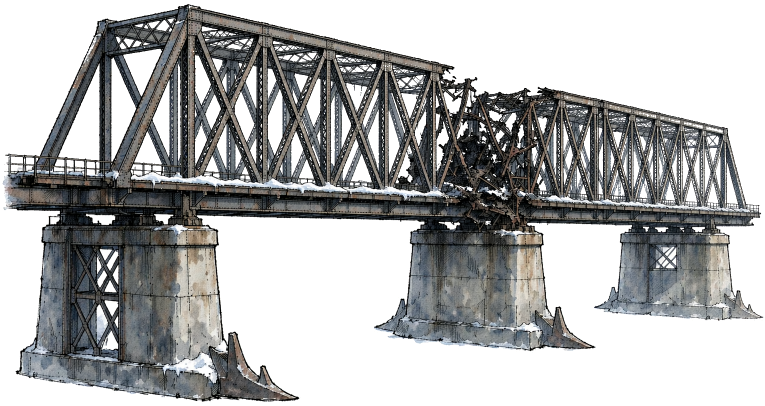
#> input picture assets/art/props/bridge.png, 1530 x 812 px, found by its file name (shown at 1/2 size)
$ python fix_enclosed_paper.py
#> lines starting #> are read from the running program, lines starting #| are printed output that depends on the picture; after the words box and inside, x2 and y2 are one past the last pixel; in counts of white or black regions, pixels touching at a corner belong together
# -*- coding: utf-8 -*-
"""v3.53 fix: clear the paper trapped INSIDE the closed truss frame of
bridge.png. The v3.52 border-connected flood fill could not reach lattice
cells enclosed by the chords, leaving an opaque paper backing behind the
truss (user screenshot 2026-10-31).

Method: enclosed paperish components (not border-connected, min channel
> 200) whose bounding box lies fully above row 425 are background pockets
between truss members / under the deck - clear them. Components lower than
that are the snow caps sitting on the pier tops - keep. Feather 1px.

Runs on the current aligned texture (no re-warp), writes a preview first.
"""
import numpy as np
from PIL import Image, ImageFilter
from collections import deque

SRC = "assets/art/props/bridge.png"
PREVIEW = "tools/bridge_restyle/previews/bridge_transparent_fixed.png"

a = np.array(Image.open(SRC))
#> a is the input picture: shape (812, 1530, 4); mean R, G, B, A 173.5, 174.3, 174.3, 125.9
alpha = a[..., 3].copy()
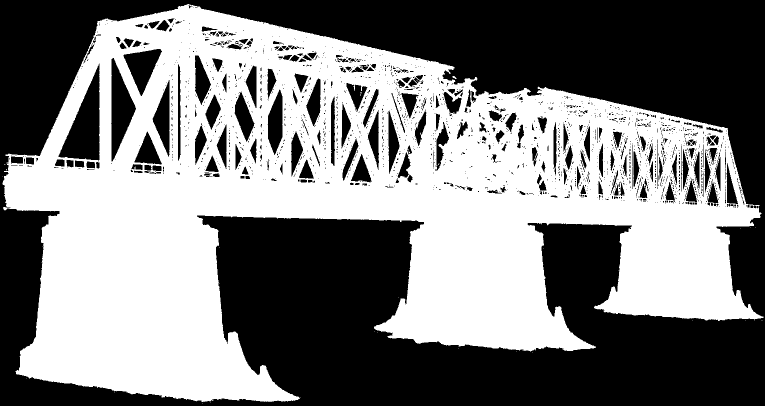
#> alpha: shape (812, 1530) (shown at 1/2 size); 49.4% white; 36 white regions (34 under 20 px), largest, box (x1, y1, x2, y2) and area: (5, 8, 1527, 804) 613503, (905, 152, 913, 158) 28
rgb = a[..., :3].astype(int)
mn = rgb.min(axis=2)
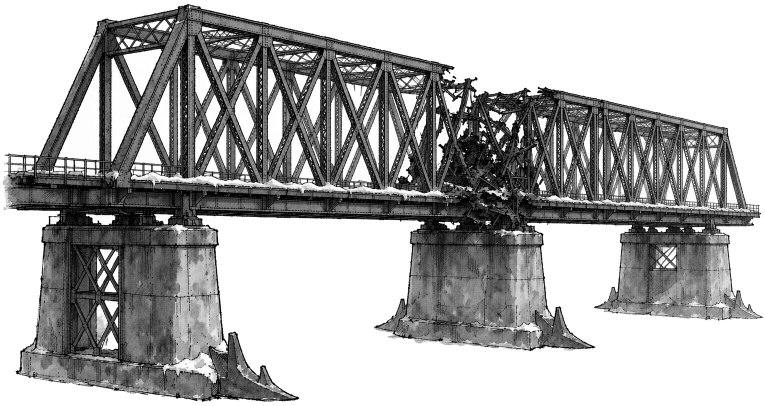
#> mn: shape (812, 1530) int64 (shown at 1/2 size); min 0, max 255, mean 171.4
paperish = (mn > 200) & (alpha > 128)
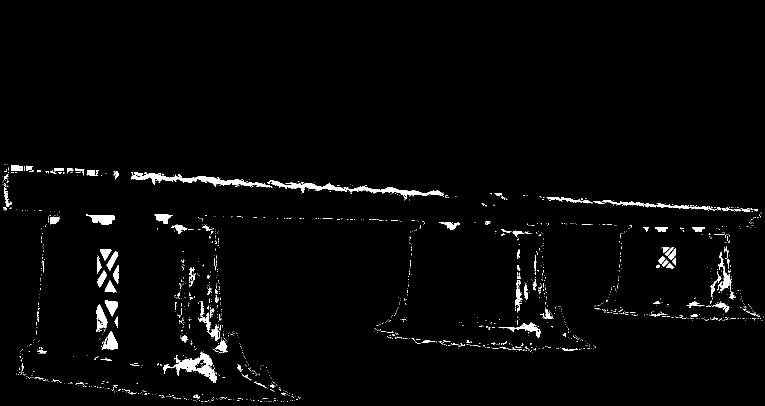
#> paperish: shape (812, 1530) bool (shown at 1/2 size); 2.1% white; 1476 white regions (1352 under 20 px), largest, box (x1, y1, x2, y2) and area: (262, 347, 545, 375) 2212, (326, 705, 434, 766) 1975, (687, 372, 888, 399) 1318
H, W = paperish.shape
#> H = 812; W = 1530

reach = np.zeros_like(paperish)
reach[0, :] = paperish[0, :]
#> reach: shape (812, 1530) bool; every value is 0
reach[-1, :] = paperish[-1, :]
reach[:, 0] = paperish[:, 0]
reach[:, -1] = paperish[:, -1]
while True:
    grow = reach.copy()
    grow[1:, :] |= reach[:-1, :]
    grow[:-1, :] |= reach[1:, :]
    grow[:, 1:] |= reach[:, :-1]
    grow[:, :-1] |= reach[:, 1:]
    grow &= paperish
    if (grow == reach).all():
        break
    reach = grow

enclosed = paperish & ~reach
lbl = np.zeros((H, W), dtype=bool)
cleared = 0
kept = 0
ys0, xs0 = np.where(enclosed)
for sy, sx in zip(ys0, xs0):
    if lbl[sy, sx]:
        continue
    q = deque([(sy, sx)])
    lbl[sy, sx] = True
    pix = []
    while q:
        y, x = q.popleft()
        pix.append((y, x))
        for dy, dx in ((1, 0), (-1, 0), (0, 1), (0, -1)):
            ny, nx = y + dy, x + dx
            if 0 <= ny < H and 0 <= nx < W and enclosed[ny, nx] and not lbl[ny, nx]:
                lbl[ny, nx] = True
                q.append((ny, nx))
    pa = np.array(pix)
    y1 = pa[:, 0].max()
    if y1 < 425:          # truss pocket / under-deck gap -> background
        alpha[pa[:, 0], pa[:, 1]] = 0
        cleared += len(pix)
    else:                 # low content (snow caps on piers) -> keep
        kept += len(pix)
#> this loop made 26273 passes
#> (sy, sx, pa, y1, cleared) on pass 1: (329, 9, [[329, 9], [329, 10]], 329, 2)
#> (sy, sx, y1, cleared) on passes 3, 4, 20, 44: (329, 14, 329, 3), (331, 22, 341, 241), (331, 53, 341, 329), (332, 49, 341, 339)
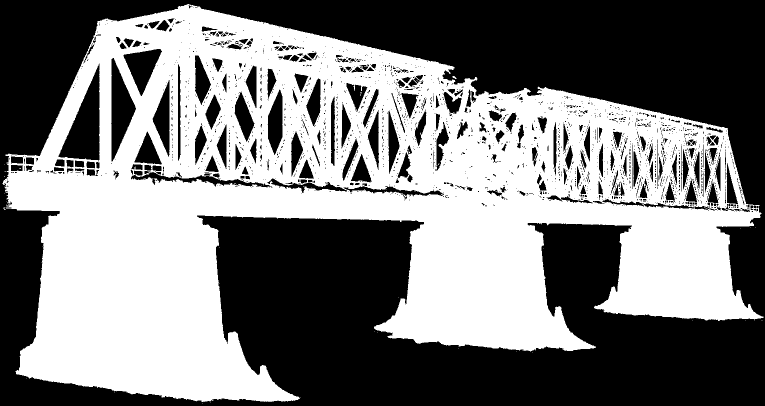
#> alpha: shape (812, 1530) (shown at 1/2 size); 48.7% white; 45 white regions (43 under 20 px), largest, box (x1, y1, x2, y2) and area: (5, 8, 1527, 804) 605187, (905, 152, 913, 158) 28
#> after the loop, cleared = 8293; kept = 17980

print(f"cleared {cleared} px, kept {kept} px")
#| cleared 8293 px, kept 17980 px
alpha_img = Image.fromarray(alpha, "L").filter(ImageFilter.GaussianBlur(1.0))
out = Image.open(SRC).convert("RGBA")
out.putalpha(alpha_img)
out.save(PREVIEW)
print("saved", PREVIEW)

$ run again, with assets/art/props/bunker_face.png copied over assets/art/props/bridge.png
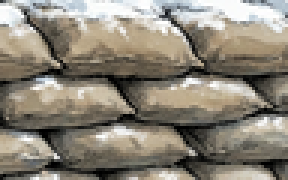
#> input picture assets/art/props/bunker_face.png, 96 x 60 px, found by its file name (shown 3 times larger)
#> a is the input picture: shape (60, 96, 4); mean R, G, B, A 139.7, 133.2, 120.7, 255
#> `paperish = (mn > 200) & (alpha > 128)`:
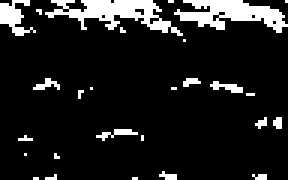
#> paperish: shape (60, 96) bool (shown 3 times larger); 11.7% white; 27 white regions (22 under 20 px), largest, box (x1, y1, x2, y2) and area: (15, 0, 61, 12) 233, (58, 0, 96, 11) 217, (0, 0, 12, 12) 70, (70, 27, 81, 31) 23, (32, 43, 46, 47) 23
#> enclosed: shape (60, 96) bool; 2.3% white in thin lines or dots, all inside (x1, y1, x2, y2) = (6, 3, 94, 59)
#> ys0 = 134 values from 3 to 58; xs0 = 134 values, max 93 at index 81, min 6 at index 122, mean 50.65
#> the loop `for sy, sx in zip(ys0, xs0):` made 134 passes
#> (sy, sx, pa, y1, cleared) on passes 1, 5, 59: (3, 12, [[3, 12], [3, 13], [4, 13]], 4, 3), (9, 40, [[9, 40], [10, 40], [10, 41]], 10, 7), (29, 57, [[29, 57], [29, 58]], 29, 72)
#> after the loop `for sy, sx in zip(ys0, xs0):`: cleared = 134; kept = 0
#| cleared 134 px, kept 0 px
#> `out.putalpha(alpha_img)`:
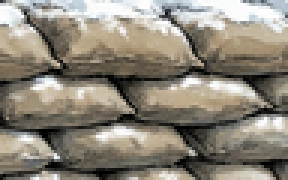
#> out: PIL image 96x60 RGBA (shown 3 times larger); mean R, G, B, A 139.7, 133.2, 120.7, 249; transparent parts drawn white

$ run again, with assets/art/props/crate.png copied over assets/art/props/bridge.png
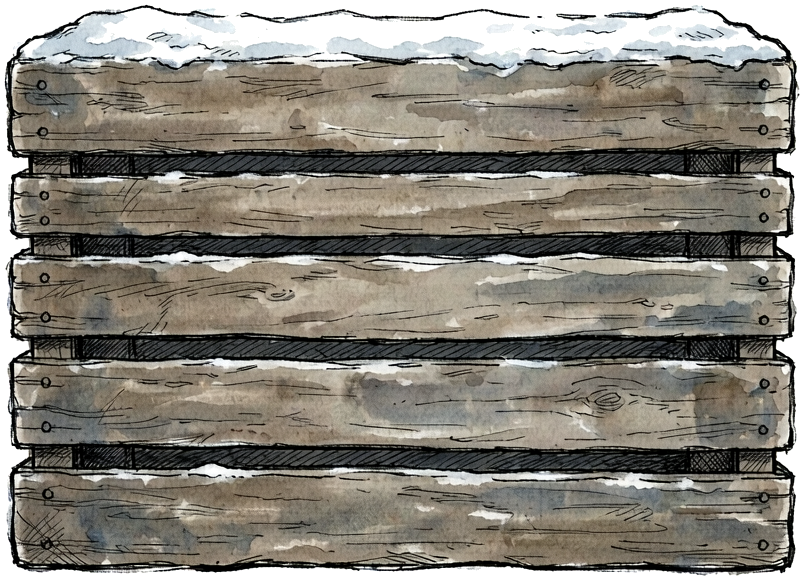
#> input picture assets/art/props/crate.png, 804 x 580 px, found by its file name
#> a is the input picture: shape (580, 804, 4); mean R, G, B, A 135.2, 131, 122.1, 228.9
#> paperish: shape (580, 804) bool; 5.1% white; 1244 white regions (1116 under 20 px), largest, box (x1, y1, x2, y2) and area: (326, 36, 535, 64) 2238, (396, 470, 575, 485) 1037, (523, 16, 627, 37) 883
#> reach: shape (580, 804) bool; every value is 0
#> the loop `for sy, sx in zip(ys0, xs0):` made 23794 passes
#> (sy, sx, pa, y1, cleared) on passes 2, 25, 41, 51, 53: (5, 141, [[5, 141], [5, 142]], 5, 3), (7, 679, [[7, 679], [8, 679], [7, 680]], 8, 71), (8, 144, [[8, 144], [8, 145]], 8, 76), (8, 481, [[8, 481], [8, 482]], 8, 150), (8, 667, [[8, 667], [8, 668]], 8, 152)
#> after the loop `for sy, sx in zip(ys0, xs0):`:
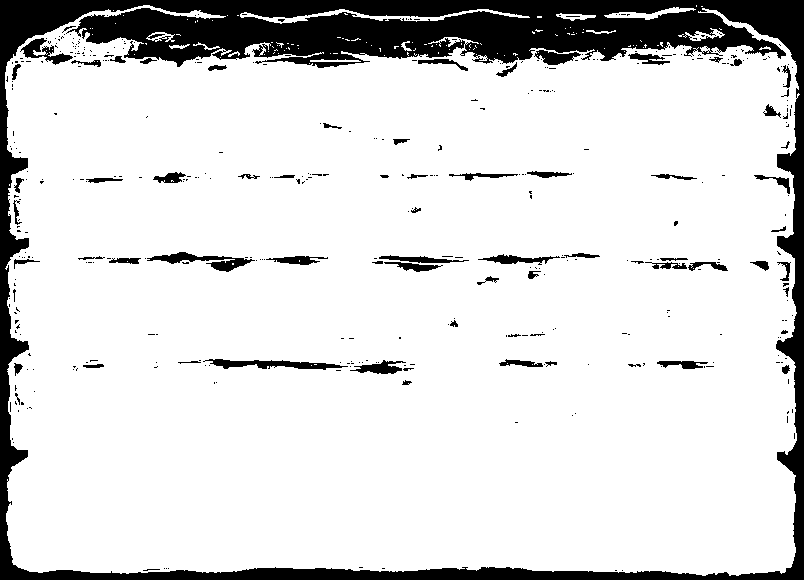
#> alpha: shape (580, 804); 85.6% white; 419 black regions (349 under 20 px), largest, box (x1, y1, x2, y2) and area: (0, 0, 804, 580) 57308, (203, 359, 348, 370) 766, (147, 252, 255, 272) 762
#> after the loop `for sy, sx in zip(ys0, xs0):`: cleared = 19375; kept = 4419
#| cleared 19375 px, kept 4419 px
#> `out.putalpha(alpha_img)`:
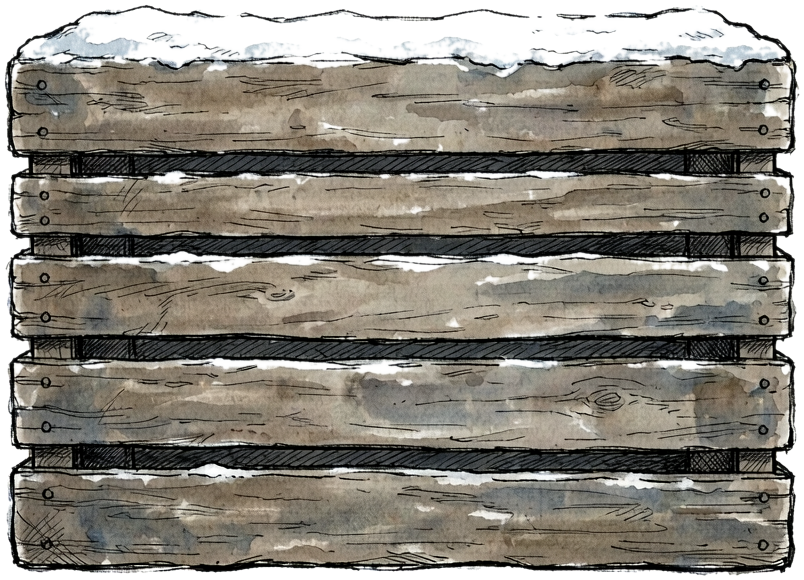
#> out: PIL image 804x580 RGBA; mean R, G, B, A 135.2, 131, 122.1, 218.3; transparent parts drawn white
